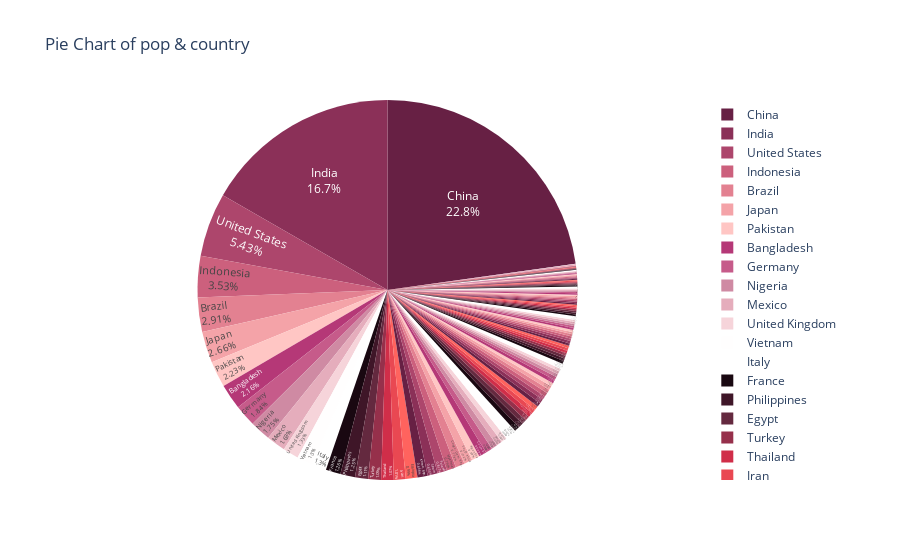

Notebook code cell kept with this figure:
### Code cell
fig = px.pie(df4 ,
       values = "pop" , 
       names = "country"       , 
       title = "Pie Chart of pop & country" ,
       color_discrete_sequence = px.colors.sequential.Burg_r)
fig.update_traces(textposition='inside', textinfo='percent+label')
fig.show()

### Figure 1 — Plotly figure (JSON) as saved in the notebook; plotly's stock layout.template omitted (floating-point values rounded to 4 significant figures; data arrays with more than 128 entries replaced by an {"elided": "..."} marker saying what was removed)
{"data": [{"domain": {"x": [0, 1], "y": [0, 1]}, "hovertemplate": "country=%{label}<br>pop=%{value}<extra></extra>", "labels": {"elided": "1704 str values"}, "legendgroup": "", "name": "", "showlegend": true, "textinfo": "percent+label", "textposition": "inside", "type": "pie", "values": {"elided": "1704 int values"}}], "layout": {"legend": {"tracegroupgap": 0}, "piecolorway": ["rgb(103, 32, 68)", "rgb(139, 48, 88)", "rgb(173, 70, 108)", "rgb(204, 96, 125)", "rgb(227, 129, 145)", "rgb(244, 163, 168)", "rgb(255, 198, 196)"], "title": {"text": "Pie Chart of pop & country"}}}
